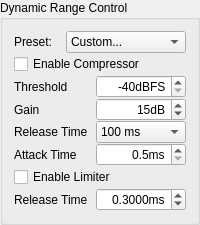
             <widget class="QGroupBox" name="groupBox_3">
              <property name="title">
               <string>Dynamic Range Control</string>
              </property>
              <layout class="QVBoxLayout" name="verticalLayout_6">
               <property name="spacing">
                <number>1</number>
               </property>
               <item>
                <layout class="QHBoxLayout" name="horizontalLayout_39">
                 <item>
                  <widget class="QLabel" name="label_3">
                   <property name="toolTip">
                    <string>Audio Compressor/Limiter selector.
It's set pre-defined values to tune compressor/limiter.</string>
                   </property>
                   <property name="text">
                    <string>Preset:</string>
                   </property>
                  </widget>
                 </item>
                 <item>
                  <widget class="QComboBox" name="comboBox_audioPreset">
                   <property name="minimumSize">
                    <size>
                     <width>120</width>
                     <height>0</height>
                    </size>
                   </property>
                   <property name="toolTip">
                    <string>Audio Compressor/Limiter selector.
It's set pre-defined values to tune compressor/limiter.</string>
                   </property>
                   <property name="currentIndex">
                    <number>4</number>
                   </property>
                   <property name="minimumContentsLength">
                    <number>0</number>
                   </property>
                   <item>
                    <property name="text">
                     <string>Disable</string>
                    </property>
                   </item>
                   <item>
                    <property name="text">
                     <string>Minimal</string>
                    </property>
                   </item>
                   <item>
                    <property name="text">
                     <string>Normal</string>
                    </property>
                   </item>
                   <item>
                    <property name="text">
                     <string>Agressive</string>
                    </property>
                   </item>
                   <item>
                    <property name="text">
                     <string>Custom...</string>
                    </property>
                   </item>
                  </widget>
                 </item>
                </layout>
               </item>
               <item>
                <widget class="QFrame" name="frame_comp_lim">
                 <property name="frameShape">
                  <enum>QFrame::NoFrame</enum>
                 </property>
                 <property name="frameShadow">
                  <enum>QFrame::Raised</enum>
                 </property>
                 <layout class="QVBoxLayout" name="verticalLayout_4">
                  <property name="spacing">
                   <number>1</number>
                  </property>
                  <property name="margin">
                   <number>0</number>
                  </property>
                  <item>
                   <widget class="QCheckBox" name="checkBox_audio_enablecompressor">
                    <property name="enabled">
                     <bool>true</bool>
                    </property>
                    <property name="toolTip">
                     <string>Selectively enables the sound compressor control.</string>
                    </property>
                    <property name="text">
                     <string>Enable Compressor</string>
                    </property>
                    <property name="checkable">
                     <bool>true</bool>
                    </property>
                   </widget>
                  </item>
                  <item>
                   <widget class="QFrame" name="frame_audio_acomp">
                    <property name="enabled">
                     <bool>true</bool>
                    </property>
                    <property name="frameShape">
                     <enum>QFrame::NoFrame</enum>
                    </property>
                    <property name="frameShadow">
                     <enum>QFrame::Raised</enum>
                    </property>
                    <layout class="QVBoxLayout" name="verticalLayout_44">
                     <property name="spacing">
                      <number>0</number>
                     </property>
                     <property name="margin">
                      <number>0</number>
                     </property>
                     <item>
                      <layout class="QHBoxLayout" name="horizontalLayout_42">
                       <item>
                        <widget class="QLabel" name="label">
                         <property name="enabled">
                          <bool>true</bool>
                         </property>
                         <property name="toolTip">
                          <string>Sets the threshold for audio dynamic range control
from 0 dBFS to –40 dBFS in 1 dB units.
The threshold is the level below which the device
applies the gain set by the &quot;Gain&quot; property, and
above which the device applies the compression
defined by (gain + threshold) / threshold.</string>
                         </property>
                         <property name="text">
                          <string>Threshold</string>
                         </property>
                        </widget>
                       </item>
                       <item>
                        <widget class="QSpinBox" name="spinBox_audiocompressorThreshold">
                         <property name="enabled">
                          <bool>true</bool>
                         </property>
                         <property name="minimumSize">
                          <size>
                           <width>90</width>
                           <height>0</height>
                          </size>
                         </property>
                         <property name="toolTip">
                          <string>Sets the threshold for audio dynamic range control
from 0 dBFS to –40 dBFS in 1 dB units.
The threshold is the level below which the device
applies the gain set by the &quot;Gain&quot; property, and
above which the device applies the compression
defined by (gain + threshold) / threshold.</string>
                         </property>
                         <property name="alignment">
                          <set>Qt::AlignRight|Qt::AlignTrailing|Qt::AlignVCenter</set>
                         </property>
                         <property name="suffix">
                          <string>dBFS</string>
                         </property>
                         <property name="minimum">
                          <number>-40</number>
                         </property>
                         <property name="maximum">
                          <number>0</number>
                         </property>
                         <property name="value">
                          <number>-40</number>
                         </property>
                        </widget>
                       </item>
                      </layout>
                     </item>
                     <item>
                      <layout class="QHBoxLayout" name="horizontalLayout_41">
                       <item>
                        <widget class="QLabel" name="label_5">
                         <property name="enabled">
                          <bool>true</bool>
                         </property>
                         <property name="toolTip">
                          <string>Sets the gain for audio dynamic range control
from 0 to 20 dB in 1 dB units.
The gain is applied to the audio
below the threshold set by the &quot;Threshold&quot; property.</string>
                         </property>
                         <property name="text">
                          <string>Gain</string>
                         </property>
                        </widget>
                       </item>
                       <item>
                        <widget class="QSpinBox" name="spinBox_audioCompressorGain">
                         <property name="enabled">
                          <bool>true</bool>
                         </property>
                         <property name="minimumSize">
                          <size>
                           <width>90</width>
                           <height>0</height>
                          </size>
                         </property>
                         <property name="toolTip">
                          <string>Sets the gain for audio dynamic range control
from 0 to 20 dB in 1 dB units.
The gain is applied to the audio
below the threshold set by the &quot;Threshold&quot; property.</string>
                         </property>
                         <property name="alignment">
                          <set>Qt::AlignRight|Qt::AlignTrailing|Qt::AlignVCenter</set>
                         </property>
                         <property name="suffix">
                          <string>dB</string>
                         </property>
                         <property name="minimum">
                          <number>0</number>
                         </property>
                         <property name="maximum">
                          <number>20</number>
                         </property>
                         <property name="singleStep">
                          <number>1</number>
                         </property>
                         <property name="value">
                          <number>15</number>
                         </property>
                        </widget>
                       </item>
                      </layout>
                     </item>
                     <item>
                      <layout class="QHBoxLayout" name="horizontalLayout_40">
                       <item>
                        <widget class="QLabel" name="label_4">
                         <property name="enabled">
                          <bool>true</bool>
                         </property>
                         <property name="toolTip">
                          <string>Sets the time required for the device to respond
to audio level transitions from
above the threshold in the compression region to
below the threshold in the gain region.</string>
                         </property>
                         <property name="text">
                          <string>Release Time</string>
                         </property>
                        </widget>
                       </item>
                       <item>
                        <widget class="QComboBox" name="comboBox_audioCompressorReleasetime">
                         <property name="enabled">
                          <bool>true</bool>
                         </property>
                         <property name="minimumSize">
                          <size>
                           <width>90</width>
                           <height>0</height>
                          </size>
                         </property>
                         <property name="toolTip">
                          <string>Sets the time required for the device to respond
to audio level transitions from
above the threshold in the compression region to
below the threshold in the gain region.</string>
                         </property>
                         <property name="currentIndex">
                          <number>0</number>
                         </property>
                         <item>
                          <property name="text">
                           <string>100 ms</string>
                          </property>
                         </item>
                         <item>
                          <property name="text">
                           <string>200 ms</string>
                          </property>
                         </item>
                         <item>
                          <property name="text">
                           <string>350 ms</string>
                          </property>
                         </item>
                         <item>
                          <property name="text">
                           <string>525 ms</string>
                          </property>
                         </item>
                         <item>
                          <property name="text">
                           <string>1000 ms</string>
                          </property>
                         </item>
                        </widget>
                       </item>
                      </layout>
                     </item>
                     <item>
                      <layout class="QHBoxLayout" name="horizontalLayout_43">
                       <item>
                        <widget class="QLabel" name="label_2">
                         <property name="enabled">
                          <bool>true</bool>
                         </property>
                         <property name="toolTip">
                          <string>Sets the time required for the device to
respond to audio level transitions from
below the threshold in the gain region to
above the threshold in the compression region.</string>
                         </property>
                         <property name="text">
                          <string>Attack Time</string>
                         </property>
                        </widget>
                       </item>
                       <item>
                        <widget class="QDoubleSpinBox" name="doubleSpinBox_audioCompressorAttackTime">
                         <property name="enabled">
                          <bool>true</bool>
                         </property>
                         <property name="minimumSize">
                          <size>
                           <width>90</width>
                           <height>0</height>
                          </size>
                         </property>
                         <property name="toolTip">
                          <string>Sets the time required for the device to
respond to audio level transitions from
below the threshold in the gain region to
above the threshold in the compression region.</string>
                         </property>
                         <property name="alignment">
                          <set>Qt::AlignRight|Qt::AlignTrailing|Qt::AlignVCenter</set>
                         </property>
                         <property name="suffix">
                          <string>ms</string>
                         </property>
                         <property name="decimals">
                          <number>1</number>
                         </property>
                         <property name="minimum">
                          <double>0.500000000000000</double>
                         </property>
                         <property name="maximum">
                          <double>5.000000000000000</double>
                         </property>
                         <property name="singleStep">
                          <double>0.500000000000000</double>
                         </property>
                        </widget>
                       </item>
                      </layout>
                     </item>
                    </layout>
                   </widget>
                  </item>
                  <item>
                   <widget class="QCheckBox" name="checkBox_audioLimiterEnable">
                    <property name="toolTip">
                     <string>Selectively enables the audio limiter. </string>
                    </property>
                    <property name="text">
                     <string>Enable Limiter</string>
                    </property>
                   </widget>
                  </item>
                  <item>
                   <widget class="QFrame" name="frame_audio_alim">
                    <property name="enabled">
                     <bool>true</bool>
                    </property>
                    <property name="frameShape">
                     <enum>QFrame::NoFrame</enum>
                    </property>
                    <property name="frameShadow">
                     <enum>QFrame::Raised</enum>
                    </property>
                    <layout class="QHBoxLayout" name="horizontalLayout_17">
                     <property name="spacing">
                      <number>0</number>
                     </property>
                     <property name="margin">
                      <number>0</number>
                     </property>
                     <item>
                      <widget class="QLabel" name="label_7">
                       <property name="enabled">
                        <bool>true</bool>
                       </property>
                       <property name="toolTip">
                        <string>Sets the time required for the device to
respond to audio level transitions from
above the limiter threshold to
below the limiter threshold.</string>
                       </property>
                       <property name="text">
                        <string>Release Time</string>
                       </property>
                      </widget>
                     </item>
                     <item>
                      <widget class="QDoubleSpinBox" name="doubleSpinBox_audio_lim_release_time">
                       <property name="enabled">
                        <bool>true</bool>
                       </property>
                       <property name="sizePolicy">
                        <sizepolicy hsizetype="Minimum" vsizetype="Fixed">
                         <horstretch>0</horstretch>
                         <verstretch>0</verstretch>
                        </sizepolicy>
                       </property>
                       <property name="minimumSize">
                        <size>
                         <width>90</width>
                         <height>0</height>
                        </size>
                       </property>
                       <property name="maximumSize">
                        <size>
                         <width>90</width>
                         <height>16777215</height>
                        </size>
                       </property>
                       <property name="toolTip">
                        <string>Sets the time required for the device to
respond to audio level transitions from
above the limiter threshold to
below the limiter threshold.</string>
                       </property>
                       <property name="alignment">
                        <set>Qt::AlignRight|Qt::AlignTrailing|Qt::AlignVCenter</set>
                       </property>
                       <property name="suffix">
                        <string>ms</string>
                       </property>
                       <property name="decimals">
                        <number>4</number>
                       </property>
                       <property name="minimum">
                        <double>0.256000000000000</double>
                       </property>
                       <property name="maximum">
                        <double>102.400000000000006</double>
                       </property>
                       <property name="singleStep">
                        <double>0.000100000000000</double>
                       </property>
                       <property name="value">
                        <double>0.300000000000000</double>
                       </property>
                      </widget>
                     </item>
                    </layout>
                   </widget>
                  </item>
                 </layout>
                </widget>
               </item>
              </layout>
             </widget>
